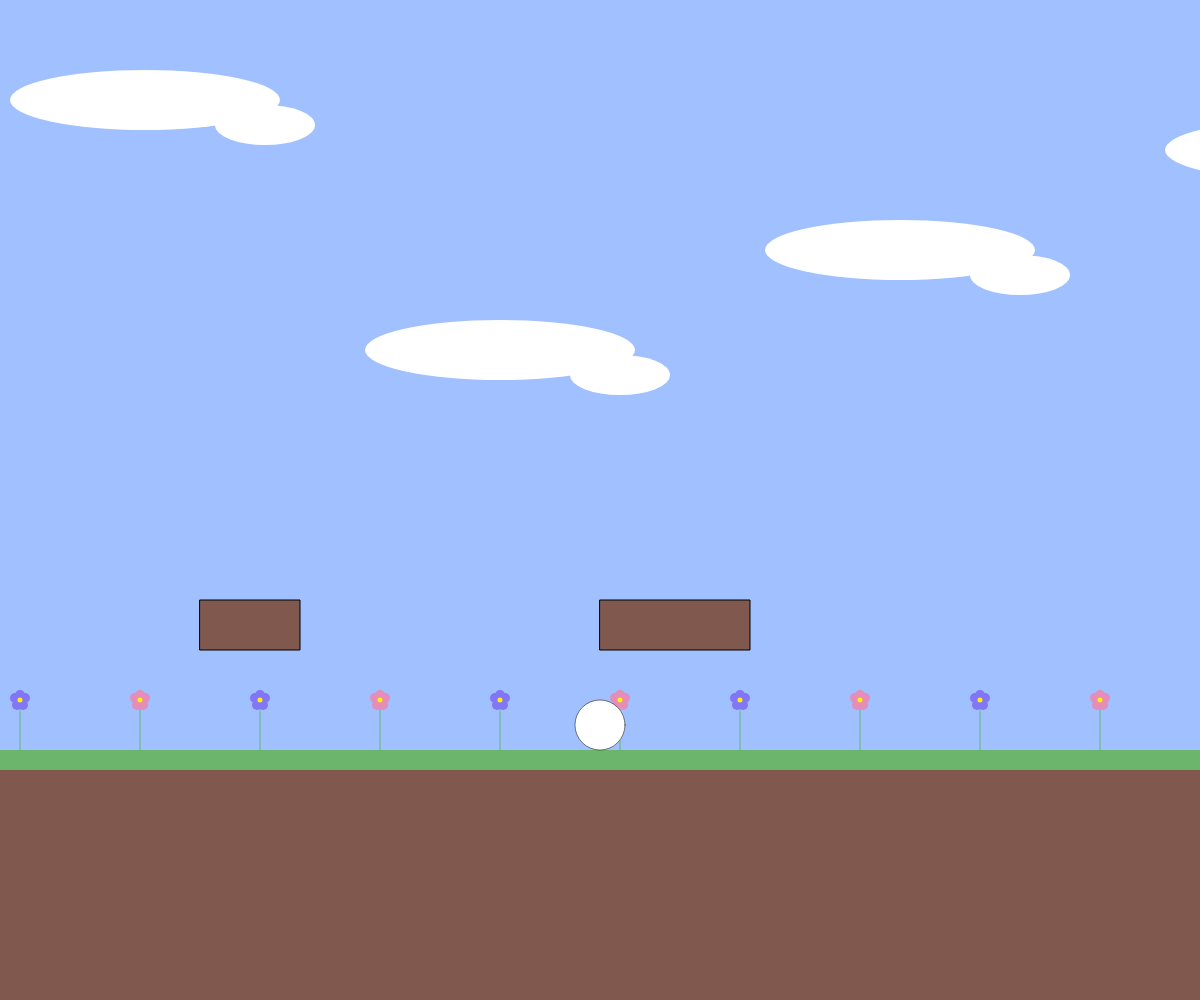
Frame 1 (no input)
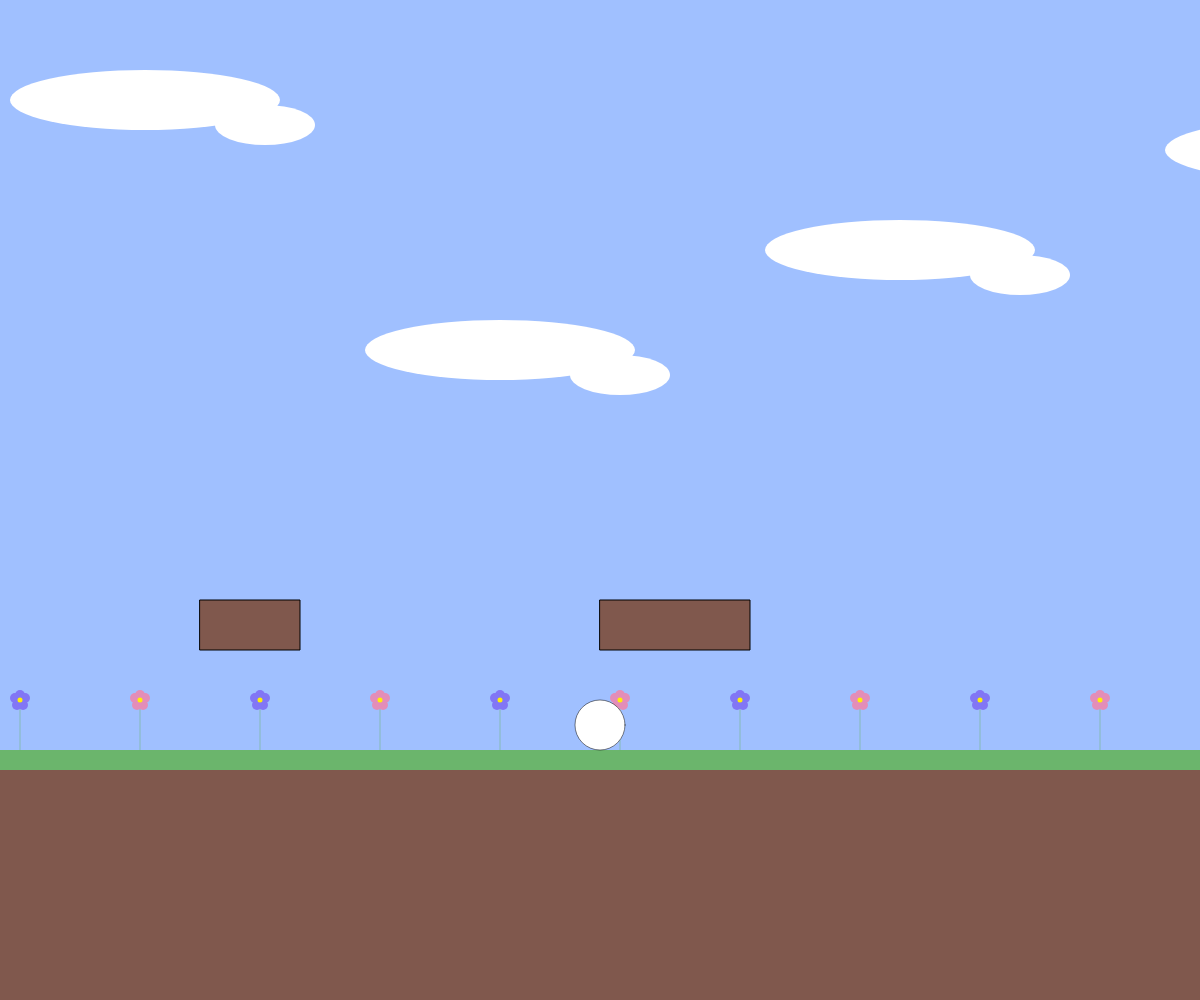
Frame 60 (no input)
Frame 120 (the mouse pressed at the canvas centre since frame 60): identical to frame 60, image omitted

The p5.js sketch that drew these frames (run headless with seeded random() and noise() and a simulated clock; from frame 60 on, the mouse is pressed at the canvas centre):

// p5.js sketch
// ── sketch.js
// テキスト「キーボード操作に反応する」
let x, y, vx, vy;
const g = 1; // 重力
const vyMax = 20;
let isJumping = false;

function setup(){
  createCanvas(windowWidth, windowHeight);
  x = width / 2;
  y = height * 3 / 4 - 6;
  vx = 2;
  vy = 10;
  blocksize = 50
}

function draw(){
  background(160, 192, 255);
  vy = constrain(vy += g, -vyMax, vyMax);
  y += vy; //重力
  x = constrain(x, 0, width,);
  y = constrain(y, 0, height * 3 / 4,);
  
  noStroke();
  fill(128, 88, 77);
  rect(0, height * 3 / 4 + 1, width, height / 4); //地面
  fill(107, 181, 108);
  rect(0, height * 3 / 4, width, 20); //芝生

  //雲
  cloud(145, 100, 270, 60);
  cloud(500, 350, 270, 60);
  cloud(900, 250, 270, 60);
  cloud(1300, 150, 270, 60);


  //花
  for(let i =0; i < 10; i++){
    let fx = width / 10 * i + 20;
    let fy = height * 3 / 4 - 50;
    if(i % 2 == 0){
      noStroke();
      fill(130, 118, 245);
      flower(fx, fy, 10);
    }
  else{
      noStroke();
      fill(227, 141, 184);
      flower(fx, fy, 10);
  }
  }
  
  //ブロック
  const block1 = { x: 200, y: height * 3 / 4 - 150, w: blocksize * 2, h: blocksize};
  const block2 = { x: 600, y: height * 3 / 4 - 150, w: blocksize * 3, h: blocksize};
  block(block1.x, block1.y, block1.w, block1.h);
  block(block2.x, block2.y, block2.w, block2.h);

  //まるお
  stroke(0);
  strokeWeight(0.5);
  fill(255);
  ellipse(x, y - 25, 50) ; //地面にめり込まないよう半径ぶんy引く
  let vx = 5;
  if(keyIsDown(SHIFT)){ vx = 10; } //加速
  if(keyIsDown(LEFT_ARROW)){ x -= vx; }
  if(keyIsDown(RIGHT_ARROW)){ x += vx;  }
  //if(keyIsDown(UP_ARROW)){}
  //if(keyIsDown(DOWN_ARROW)){ y += 5; }

console.log(isJumping)
}

//ジャンプ
function keyPressed(){
  if(key == " " || key === 'ArrowUp'){
    jump();
    isJumping = true; 
  }
}

function jump(){
  if(isJumping === false){
  vy= -vy}
}

function keyReleased(){
  if (key === " " || key === "ArrowUp"){
    isJumping = false;
  }
}

//ブロック関数
function block(bx, by, bw, bh){
  stroke(0);
  strokeWeight(1);
  fill(128, 88, 77);
  rect(bx, by, bw, bh);

  //ブロックの下でジャンプ中
  if(bx - 25 < x &&  x < bx +  bw + 25 &&  by + bh < y  && y < by + bh + 50 && vy < 0){
    y = by + bh + 50;
    vy = -vy;
  }
  //ブロックの上
  else if(x > bx - 25 && x < bx + bw + 25 && by < y && y < by + bh){
    y = constrain(y, height / 3, by);
    vy = 10;
  //ブロック上でジャンプ
    if(keyIsDown(" ".charCodeAt(0)) || keyIsDown(UP_ARROW) ){
    jump(); 
    }
    else {
      y = constrain(y, height * 1 / 4, height * 3 / 4,);
    }
    }
  //地面にいるとき
  else{
    y = constrain(y, height / 2, height * 3 / 4,);
  }
}

//雲関数
function cloud(x, y, w ,h){
  noStroke();
  fill(255);
  ellipse(x, y, w, h);
  ellipse(x + 120, y + 25, w - 170, h - 20);
}


//花関数
function flower(x, y, r){
  stroke(107, 181, 108);
  line(x, y, x, y + 50);
  noStroke();
  ellipse(x, y - 5, r);
  ellipse(x + 5, y - 2, r);
  ellipse(x - 5, y - 2, r);
  ellipse(x + 3, y + 5, r);
  ellipse(x - 3, y + 5, r);
  fill(255, 238, 8);
  ellipse(x, y, r / 2);
}

function windowResized(){
  resizeCanvas(windowWidth, windowHeight);
}


/*function keyPressed(){
  draw();{
vx = 8;
vy = 8; 

y += vy;

vy = constrain(vy + g, -vyMax, vyMax);
if(x < 0 || x > width){ vx = -1 * vx; }
  if(y > height){ vy = -1 * vy; }
  x = constrain(x, 0, width);
  y = constrain(y, height / 2, height * 3 / 4);
}
}
*/

//滑空するマルオ

/*function keyIsDown(){
  if(key == " "){
  y -= height / 4;
} }
function keyReleased(){
  if(key == " "){
  y += height / 4;
  }
}
*/


//" ".charCodeAt(0)

// イベントハンドラを使用するパターン
// function keyPressed(){
//   if(keyCode == LEFT_ARROW){ x -= 5; }
//   else if(keyCode == RIGHT_ARROW){ x+= 5; }
//   else if(keyCode == DOWN_ARROW){ y += 5; }
//   else if(keyCode == UP_ARROW){ y -= 5; }
//   else if(key == "A"){ x += 10; }
// }
